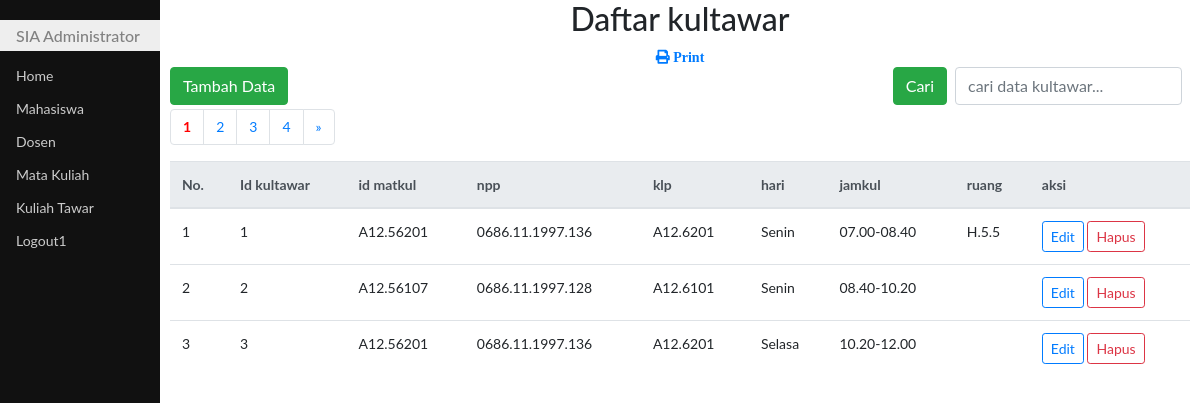
/updateTawar.php, run on the app's committed database.
### tables this page shows
CREATE TABLE `kultawar` (
  `idkultawar` int(11) NOT NULL AUTO_INCREMENT,
  `idmatkul` char(10) DEFAULT NULL,
  `npp` char(16) DEFAULT NULL,
  `klp` char(10) DEFAULT NULL,
  `hari` varchar(10) DEFAULT NULL,
  `jamkul` char(13) DEFAULT NULL,
  `ruang` char(6) DEFAULT NULL,
  PRIMARY KEY (`idkultawar`)
);

### updateTawar.php (the view, shortened to what this page needs)
<!DOCTYPE html>
<html>
<head>
	<link rel="stylesheet" type="text/css" href="bootstrap4/css/bootstrap.css">
	<link rel="stylesheet" type="text/css" href="css/styleku.css">
	<link rel="stylesheet" href="https://use.fontawesome.com/releases/v5.7.0/css/all.css">
</head>
<body>
<?php
require "fungsi.php";
$jmlDataPerHal = 3;
if (isset($_POST['cari'])){
	$cari=$_POST['cari'];
	$sql="select * from kultawar where kultawar like'%$cari%' or
						  idkultawar like '%$cari%' or
						  npp like '%$cari%'";
}else{
	$sql="select * from kultawar";
}
$qry = mysqli_query($koneksi,$sql) or die(mysqli_error($koneksi));
$jmlData = mysqli_num_rows($qry);
$jmlHal = ceil($jmlData / $jmlDataPerHal);
if (isset($_GET['hal'])){
	$halAktif=$_GET['hal'];
}else{
	$halAktif=1;
}
$awalData=($jmlDataPerHal * $halAktif)-$jmlDataPerHal;
$kosong=false;
if (isset($_POST['cari'])){
	$cari=$_POST['cari'];
	$sql="select * from kultawar where idkultawar like'%$cari%' or
						  idkultawarkultawar like '%$cari%' or
						  sks like '%$cari%'
						  limit $awalData,$jmlDataPerHal";
}else{
	$sql="select * from kultawar limit $awalData,$jmlDataPerHal";
}
$hasil=mysqli_query($koneksi,$sql) or die(mysqli_error($koneksi));
?>
<div class="utama">
	<h2 class="text-center">Daftar kultawar</h2>
	<div class="text-center"><a href="prnkultawarPdf.php"><span class="fas fa-print">&nbsp;Print</span></a></div>
	<span class="float-left">
		<a class="btn btn-success" href="addkultawar.php">Tambah Data</a>
	</span>
	<span class="float-right">
		<form action="" method="post" class="form-inline">
			<button class="btn btn-success" type="submit">Cari</button>
			<input class="form-control mr-2 ml-2" type="text" name="cari" placeholder="cari data kultawar..." autofocus autocomplete="off">
		</form>
	</span>
	<br><br>
	<ul class="pagination">
		<?php
		for($i=1;$i<=$jmlHal;$i++){
			if ($i==$halAktif){
				echo "<li class='page-item'><a class='page-link' href=?hal=$i style='font-weight:bold;color:red;'>$i</a></li>";
			}else{
				echo "<li class='page-item'><a class='page-link' href=?hal=$i>$i</a></li>";
			}
		}
		if ($halAktif<$jmlHal){
			$forward=$halAktif+1;
			echo "<li class='page-item'><a class='page-link' href=?hal=$forward>&raquo;</a></li>";
		}
		?>
	</ul>
	<table class="table table-hover">
	<thead class="thead-light">
	<tr>
		<th>No.</th>
		<th>Id kultawar</th>
		<th>id matkul</th>
		<th>npp</th>
		<th>klp</th>
        <th>hari</th>
		<th>jamkul</th>
        <th>ruang</th>
        <th>aksi</th>
    </tr>
	</thead>
	<tbody>
	<?php
	if ($kosong){
		?>
		<tr><th colspan="6">
			<div class="alert alert-info alert-dismissible fade show text-center">
			Data tidak ada
			</div>
		</th></tr>
		<?php
	}else{
		if($awalData==0){
			$no=$awalData+1;
		}else{
			$no=$awalData;
		}
		while($row=mysqli_fetch_assoc($hasil)){
			?>
			<tr>
				<td><?php echo $no?></td>
				<td><?php echo $row["idkultawar"]?></td>
				<td><?php echo $row["idmatkul"]?></td>
				<td><?php echo $row["npp"]?></td>
                <td><?php echo $row["klp"]?></td>
                <td><?php echo $row["hari"]?></td>
				<td><?php echo $row["jamkul"]?></td>
                <td><?php echo $row["ruang"]?></td>
				<td>
				<a class="btn btn-outline-primary btn-sm" href="editkultawar.php?kode=<?php echo $row['idkultawar']?>">Edit</a>
				<a class="btn btn-outline-danger btn-sm" href="hpskultawar.php?kode=<?php echo $row["idkultawar"]?>" id="linkHps" onclick="return confirm('Yakin dihapus nih?')">Hapus</a>
				</td>
			</tr>
			<?php
			$no++;
		}
	}
	?>
	</tbody>
	</table>
</div>
</body>
</html>

### css/styleku.css (style rules this page uses)
body { font-family: "Lato", sans-serif; }
.menusamping { height: 100%; width: 160px; position: fixed; z-index: 1; top: 0; left: 0; background-color: #111; overflow-x: hidden; padding-top: 20px; }
.menusamping a { padding: 6px 8px 6px 16px; text-decoration: none; font-size: 14px; color: #ccc; display: block; }
.menusamping h1 { padding: 6px 8px 6px 16px; text-decoration: none; font-size: 16px; color: #818181; background-color:#eee; display: block; }
.utama { margin-left: 160px; font-size: 14px; padding: 0px 10px; }

### data on the page
kultawar: idkultawar "1", idmatkul "A12.56201", npp "0686.11.1997.136", klp "A12.6201", hari "Senin", jamkul "07.00-08.40", ruang "H.5.5"
kultawar: idkultawar "2", idmatkul "A12.56107", npp "0686.11.1997.128", klp "A12.6101", hari "Senin", jamkul "08.40-10.20"
kultawar: idkultawar "3", idmatkul "A12.56201", npp "0686.11.1997.136", klp "A12.6201", hari "Selasa", jamkul "10.20-12.00"
